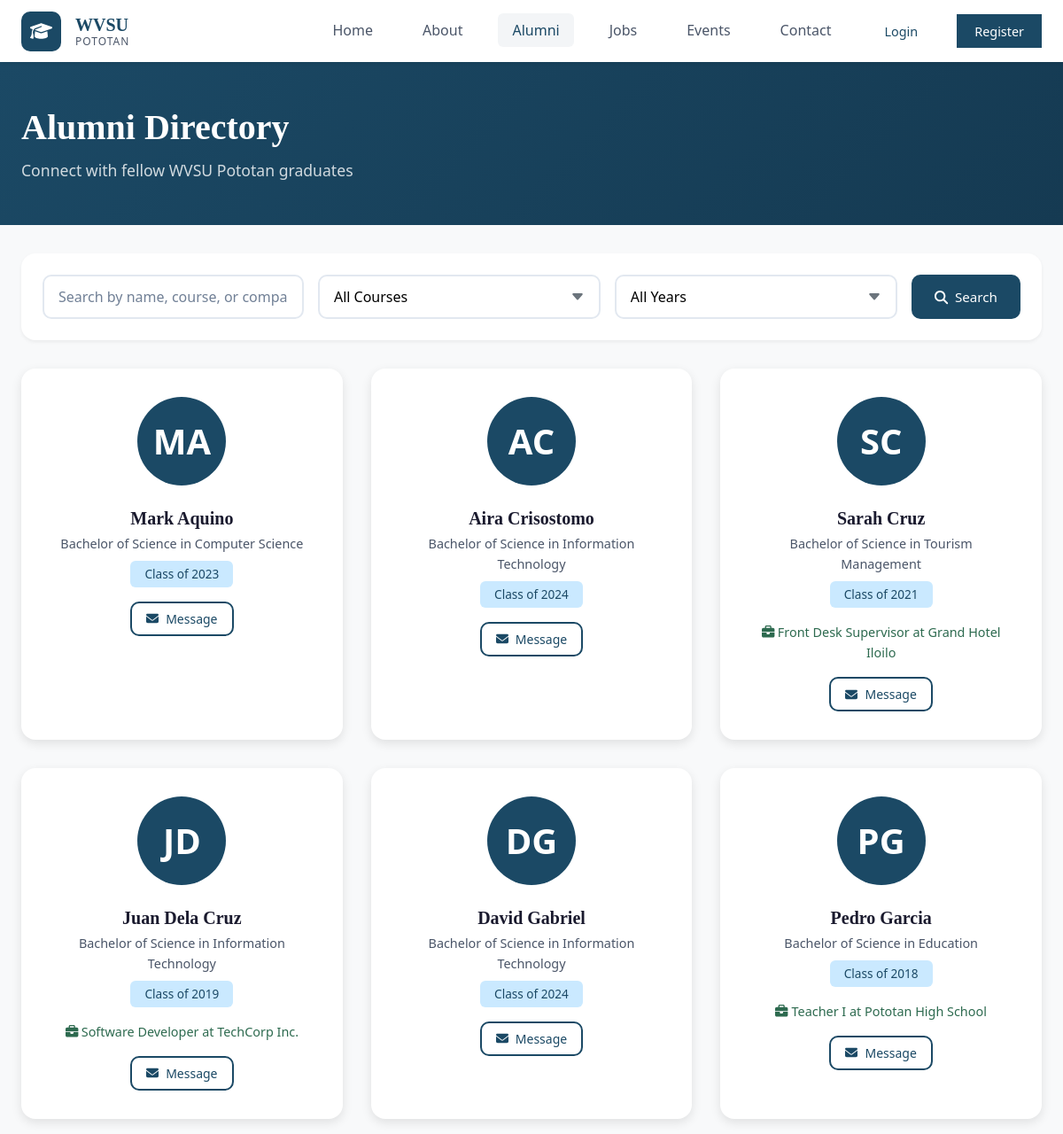
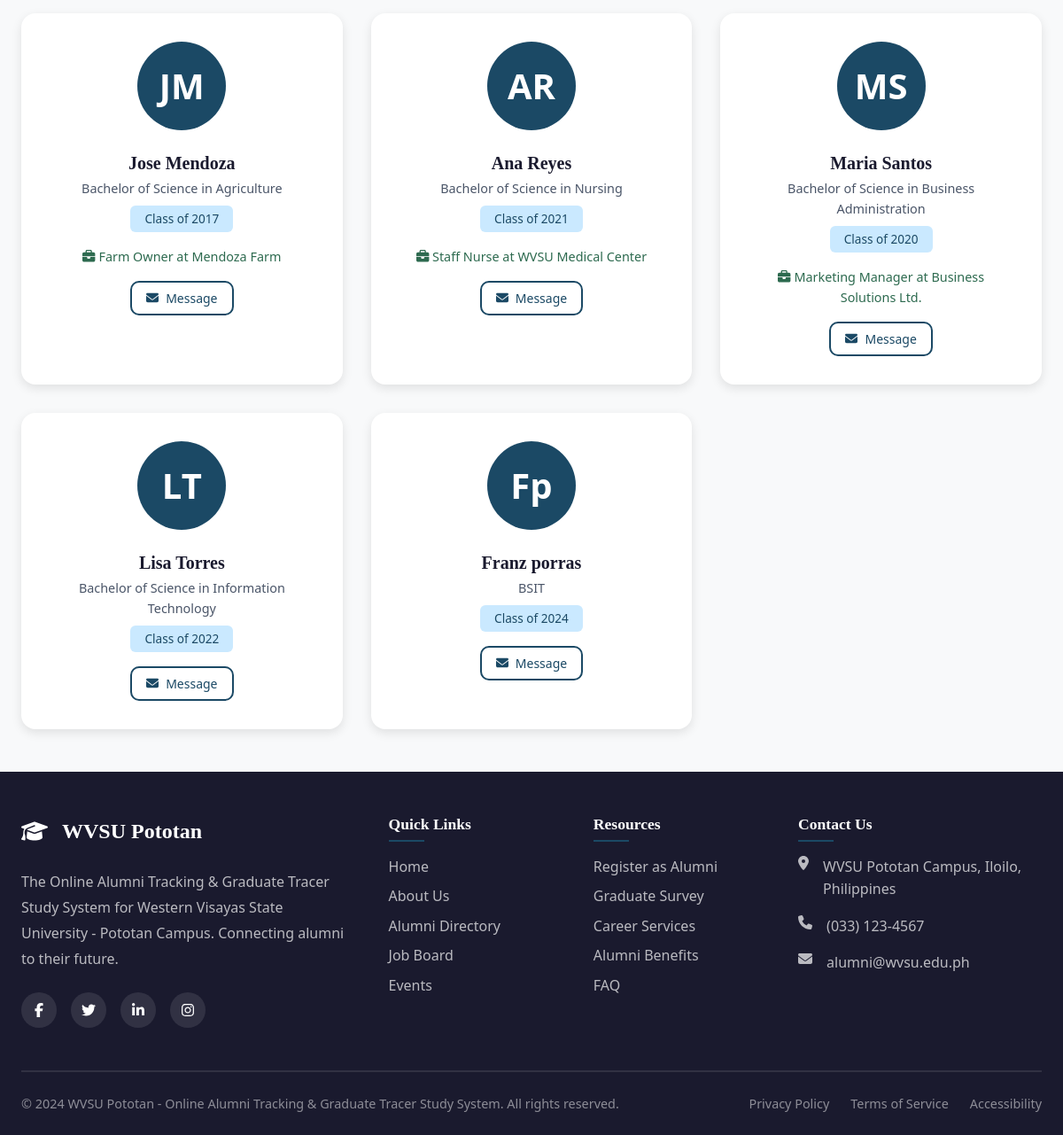
The app's page /alumni with its own data (2 pictures, top to bottom).
### app.py (models this page shows)
class AlumniProfile(db.Model):
    id = db.Column(db.Integer, primary_key=True)
    user_id = db.Column(db.Integer, db.ForeignKey('user.id'), nullable=False)
    first_name = db.Column(db.String(50), nullable=False)
    last_name = db.Column(db.String(50), nullable=False)
    middle_name = db.Column(db.String(50))
    gender = db.Column(db.String(20))
    date_of_birth = db.Column(db.Date)
    phone = db.Column(db.String(20))
    address = db.Column(db.Text)
    city = db.Column(db.String(100))
    province = db.Column(db.String(100))
    profile_photo = db.Column(db.String(200))
    facebook_link = db.Column(db.String(200))
    linkedin_link = db.Column(db.String(200))
    student_id = db.Column(db.String(50))
    degree = db.Column(db.String(100), nullable=False)
    year_graduated = db.Column(db.Integer)
    honors = db.Column(db.String(200))
    activities = db.Column(db.Text)
    employment_status = db.Column(db.String(50))  # employed, unemployed, self-employed, student
    current_employer = db.Column(db.String(200))
    job_position = db.Column(db.String(100))
    employment_duration = db.Column(db.String(50))
    salary_range = db.Column(db.String(50))
    work_location = db.Column(db.String(200))
    job_description = db.Column(db.Text)
    skills = db.Column(db.Text)
    certifications = db.Column(db.Text)
    volunteer_work = db.Column(db.Text)
    profile_completed = db.Column(db.Boolean, default=False)
    survey_completed = db.Column(db.Boolean, default=False)
    created_at = db.Column(db.DateTime, default=datetime.utcnow)
    updated_at = db.Column(db.DateTime, default=datetime.utcnow, onupdate=datetime.utcnow)

### app.py (the view, shortened to what this page needs)
@app.route('/alumni')
def alumni_directory():
    page = request.args.get('page', 1, type=int)
    search = request.args.get('search', '')
    degree_filter = request.args.get('degree', '')
    year_filter = request.args.get('year', '')
    query = AlumniProfile.query.filter(AlumniProfile.profile_completed == True)
    if degree_filter:
        query = query.filter_by(degree=degree_filter)
    if year_filter:
        query = query.filter_by(year_graduated=int(year_filter))
    alumni_list = query.order_by(AlumniProfile.last_name).paginate(page=page, per_page=12)
    degrees = db.session.query(AlumniProfile.degree).distinct().all()
    degrees = [d[0] for d in degrees if d[0]]
    years = db.session.query(AlumniProfile.year_graduated).distinct().order_by(AlumniProfile.year_graduated.desc()).all()
    years = [y[0] for y in years if y[0]]
    return render_template('alumni.html',
                         alumni=alumni_list,
                         degrees=degrees,
                         years=years,
                         search=search,
                         degree_filter=degree_filter,
                         year_filter=year_filter)

### templates/alumni.html (shortened to what this page needs)
{% extends "base.html" %}
{% block content %}
<div class="page-header">
    <div class="container">
        <div class="page-header-content">
            <h1>Alumni Directory</h1>
            <p>Connect with fellow WVSU Pototan graduates</p>
        </div>
    </div>
</div>
<div class="container" style="padding-bottom: var(--space-xxl);">
    <div class="job-filters" style="margin-bottom: var(--space-xl);">
        <form method="GET" action="{{ url_for('alumni_directory') }}" class="filter-form">
            <input type="text" name="search" class="form-control" placeholder="Search by name, course, or company..." value="{{ search if search else '' }}">
            <select name="degree" class="form-control">
                <option value="">All Courses</option>
            </select>
            <select name="year" class="form-control">
                <option value="">All Years</option>
            </select>
            <button type="submit" class="btn btn-primary">
                <i class="fas fa-search"></i> Search
            </button>
        </form>
    </div>
    {% if alumni.items %}
    <div class="alumni-grid">
        {% for alum in alumni.items %}
        <div class="alumni-card">
            <div class="alumni-avatar">
                {{ alum.first_name[0] if alum.first_name }}{{ alum.last_name[0] if alum.last_name }}
            </div>
            <h3 class="alumni-name">{{ alum.first_name }} {{ alum.last_name }}</h3>
            <p class="alumni-degree">{{ alum.degree }}</p>
            <span class="alumni-year">Class of {{ alum.year_graduated }}</span>
            {% if alum.employment_status == 'employed' or alum.employment_status == 'self-employed' %}
            <p class="alumni-job">
                <i class="fas fa-briefcase"></i>
                {% if alum.job_position %}{{ alum.job_position }}{% endif %}
                {% if alum.current_employer %} at {{ alum.current_employer }}{% endif %}
            </p>
            {% endif %}
            <div class="alumni-actions">
                <button class="btn btn-outline btn-sm">
                    <i class="fas fa-envelope"></i> Message
                </button>
            </div>
        </div>
        {% endfor %}
    </div>
    {% else %}
    <div class="empty-state">
        <i class="fas fa-users"></i>
        <h3>No Alumni Found</h3>
        <p>No alumni match your search criteria. Try adjusting your filters.</p>
    </div>
    {% endif %}
</div>
{% endblock %}

### templates/base.html (shortened to what this page needs)
<!DOCTYPE html>
<html lang="en">
<head>
    <link rel="stylesheet" href="https://cdnjs.cloudflare.com/ajax/libs/font-awesome/6.5.1/css/all.min.css">
    <link rel="stylesheet" href="{{ url_for('static', filename='css/style.css') }}">
</head>
<body>
    <nav class="navbar" id="navbar">
        <div class="nav-container">
            <a href="{{ url_for('index') }}" class="nav-logo">
                <div class="logo-icon">
                    <i class="fas fa-graduation-cap"></i>
                </div>
                <div class="logo-text">
                    <span class="logo-title">WVSU</span>
                    <span class="logo-subtitle">Pototan</span>
                </div>
            </a>
            <ul class="nav-menu" id="navMenu">
                <li class="nav-item"><a href="{{ url_for('index') }}" class="nav-link {% if request.endpoint == 'index' %}active{% endif %}">Home</a></li>
                <li class="nav-item"><a href="{{ url_for('about') }}" class="nav-link {% if request.endpoint == 'about' %}active{% endif %}">About</a></li>
                <li class="nav-item"><a href="{{ url_for('alumni_directory') }}" class="nav-link {% if request.endpoint == 'alumni_directory' %}active{% endif %}">Alumni</a></li>
                <li class="nav-item"><a href="{{ url_for('jobs') }}" class="nav-link {% if request.endpoint == 'jobs' %}active{% endif %}">Jobs</a></li>
                <li class="nav-item"><a href="{{ url_for('events') }}" class="nav-link {% if request.endpoint == 'events' %}active{% endif %}">Events</a></li>
                <li class="nav-item"><a href="{{ url_for('contact') }}" class="nav-link {% if request.endpoint == 'contact' %}active{% endif %}">Contact</a></li>
                {% if current_user.is_authenticated %}
                    {% if current_user.role == 'admin' %}
                    <li class="nav-item dropdown">
                        <a href="#" class="nav-link dropdown-toggle">
                            <i class="fas fa-user-shield"></i> Admin
                        </a>
                        <ul class="dropdown-menu">
                            <li><a href="{{ url_for('admin') }}"><i class="fas fa-cog"></i> Dashboard</a></li>
                            <li><a href="{{ url_for('analytics') }}"><i class="fas fa-chart-bar"></i> Analytics</a></li>
                            <li><a href="{{ url_for('admin_alumni') }}"><i class="fas fa-users"></i> Alumni</a></li>
                            <li><a href="{{ url_for('admin_jobs') }}"><i class="fas fa-briefcase"></i> Jobs</a></li>
                            <li><a href="{{ url_for('admin_events') }}"><i class="fas fa-calendar"></i> Events</a></li>
                            <li><a href="{{ url_for('admin_surveys') }}"><i class="fas fa-poll"></i> Surveys</a></li>
                            <li><a href="{{ url_for('logout') }}"><i class="fas fa-sign-out-alt"></i> Logout</a></li>
                        </ul>
                    </li>
                    {% elif current_user.role == 'registrar' %}
                    <li class="nav-item dropdown">
                        <a href="#" class="nav-link dropdown-toggle">
                            <i class="fas fa-user-tie"></i> Registrar
                        </a>
                        <ul class="dropdown-menu">
                            <li><a href="{{ url_for('registrar_dashboard') }}"><i class="fas fa-cog"></i> Dashboard</a></li>
                            <li><a href="{{ url_for('registrar_alumni') }}"><i class="fas fa-users"></i> Alumni Records</a></li>
                            <li><a href="{{ url_for('registrar_verification') }}"><i class="fas fa-check-circle"></i> Verification</a></li>
                            <li><a href="{{ url_for('logout') }}"><i class="fas fa-sign-out-alt"></i> Logout</a></li>
                        </ul>
                    </li>
                    {% elif current_user.role == 'osa' %}
                    <li class="nav-item dropdown">
                        <a href="#" class="nav-link dropdown-toggle">
                            <i class="fas fa-user-graduate"></i> OSA
                        </a>
                        <ul class="dropdown-menu">
                            <li><a href="{{ url_for('osa_dashboard') }}"><i class="fas fa-cog"></i> Dashboard</a></li>
                            <li><a href="{{ url_for('osa_students') }}"><i class="fas fa-users"></i> Students</a></li>
                            <li><a href="{{ url_for('osa_activities') }}"><i class="fas fa-calendar-alt"></i> Activities</a></li>
                            <li><a href="{{ url_for('logout') }}"><i class="fas fa-sign-out-alt"></i> Logout</a></li>
                        </ul>
                    </li>
                    {% else %}
                    <li class="nav-item dropdown">
                        <a href="#" class="nav-link dropdown-toggle">
                            <i class="fas fa-user-circle"></i> {{ current_user.profile.first_name if current_user.profile else 'Account' }}
                        </a>
                        <ul class="dropdown-menu">
                            <li><a href="{{ url_for('dashboard') }}"><i class="fas fa-tachometer-alt"></i> Dashboard</a></li>
                            <li><a href="{{ url_for('profile') }}"><i class="fas fa-user"></i> My Profile</a></li>
                            <li><a href="{{ url_for('survey') }}"><i class="fas fa-poll"></i> Survey</a></li>
                            <li><a href="{{ url_for('logout') }}"><i class="fas fa-sign-out-alt"></i> Logout</a></li>
                        </ul>
                    </li>
                    {% endif %}
                {% else %}
                    <li class="nav-item"><a href="{{ url_for('login') }}" class="nav-btn btn-outline">Login</a></li>
                    <li class="nav-item"><a href="{{ url_for('register') }}" class="nav-btn btn-primary">Register</a></li>
                {% endif %}
            </ul>
        </div>
    </nav>
    <main>
        {% block content %}{% endblock %}
    </main>
    <footer class="footer">
        <div class="footer-container">
            <div class="footer-grid">
                <div class="footer-section">
                    <div class="footer-logo">
                        <i class="fas fa-graduation-cap"></i>
                        <span>WVSU Pototan</span>
                    </div>
                    <p class="footer-desc">
                        The Online Alumni Tracking & Graduate Tracer Study System for Western Visayas State University - Pototan Campus. Connecting alumni to their future.
                    </p>
                    <div class="footer-social">
                        <a href="#"><i class="fab fa-facebook-f"></i></a>
                        <a href="#"><i class="fab fa-twitter"></i></a>
                        <a href="#"><i class="fab fa-linkedin-in"></i></a>
                        <a href="#"><i class="fab fa-instagram"></i></a>
                    </div>
                </div>
                <div class="footer-section">
                    <h4>Quick Links</h4>
                    <ul class="footer-links">
                        <li><a href="{{ url_for('index') }}">Home</a></li>
                        <li><a href="{{ url_for('about') }}">About Us</a></li>
                        <li><a href="{{ url_for('alumni_directory') }}">Alumni Directory</a></li>
                        <li><a href="{{ url_for('jobs') }}">Job Board</a></li>
                        <li><a href="{{ url_for('events') }}">Events</a></li>
                    </ul>
                </div>
                <div class="footer-section">
                    <h4>Resources</h4>
                    <ul class="footer-links">
                        <li><a href="{{ url_for('register') }}">Register as Alumni</a></li>
                        <li><a href="{{ url_for('survey') }}">Graduate Survey</a></li>
                        <li><a href="#">Career Services</a></li>
                        <li><a href="#">Alumni Benefits</a></li>
                        <li><a href="#">FAQ</a></li>
                    </ul>
                </div>
                <div class="footer-section">
                    <h4>Contact Us</h4>
                    <ul class="footer-contact">
                        <li><i class="fas fa-map-marker-alt"></i> WVSU Pototan Campus, Iloilo, Philippines</li>
                        <li><i class="fas fa-phone"></i> (033) 123-4567</li>
                        <li><i class="fas fa-envelope"></i> alumni@wvsu.edu.ph</li>
                    </ul>
                </div>
            </div>
            <div class="footer-bottom">
                <p>&copy; 2024 WVSU Pototan - Online Alumni Tracking & Graduate Tracer Study System. All rights reserved.</p>
                <div class="footer-bottom-links">
                    <a href="#">Privacy Policy</a>
                    <a href="#">Terms of Service</a>
                    <a href="#">Accessibility</a>
                </div>
            </div>
        </div>
    </footer>
</body>
</html>

### records on screen
AlumniProfile: first_name "M", last_name "A", first_name "Mark", last_name "Aquino", degree "Bachelor of Science in Computer Science", year_graduated "2023"
AlumniProfile: first_name "A", last_name "C", first_name "Aira", last_name "Crisostomo", degree "Bachelor of Science in Information Technology", year_graduated "2024"
AlumniProfile: first_name "S", last_name "C", first_name "Sarah", last_name "Cruz", degree "Bachelor of Science in Tourism Management", year_graduated "2021", job_position "Front Desk Supervisor", current_employer "Grand Hotel Iloilo"
AlumniProfile: first_name "J", last_name "D", first_name "Juan", last_name "Dela Cruz", degree "Bachelor of Science in Information Technology", year_graduated "2019", job_position "Software Developer", current_employer "TechCorp Inc."
AlumniProfile: first_name "D", last_name "G", first_name "David", last_name "Gabriel", degree "Bachelor of Science in Information Technology", year_graduated "2024"
AlumniProfile: first_name "P", last_name "G", first_name "Pedro", last_name "Garcia", degree "Bachelor of Science in Education", year_graduated "2018", job_position "Teacher I", current_employer "Pototan High School"
AlumniProfile: first_name "J", last_name "M", first_name "Jose", last_name "Mendoza", degree "Bachelor of Science in Agriculture", year_graduated "2017", job_position "Farm Owner", current_employer "Mendoza Farm"
AlumniProfile: first_name "A", last_name "R", first_name "Ana", last_name "Reyes", degree "Bachelor of Science in Nursing", year_graduated "2021", job_position "Staff Nurse", current_employer "WVSU Medical Center"
AlumniProfile: first_name "M", last_name "S", first_name "Maria", last_name "Santos", degree "Bachelor of Science in Business Administration", year_graduated "2020", job_position "Marketing Manager", current_employer "Business Solutions Ltd."
AlumniProfile: first_name "L", last_name "T", first_name "Lisa", last_name "Torres", degree "Bachelor of Science in Information Technology", year_graduated "2022"
AlumniProfile: first_name "F", last_name "p", first_name "Franz", last_name "porras", degree "BSIT", year_graduated "2024"
